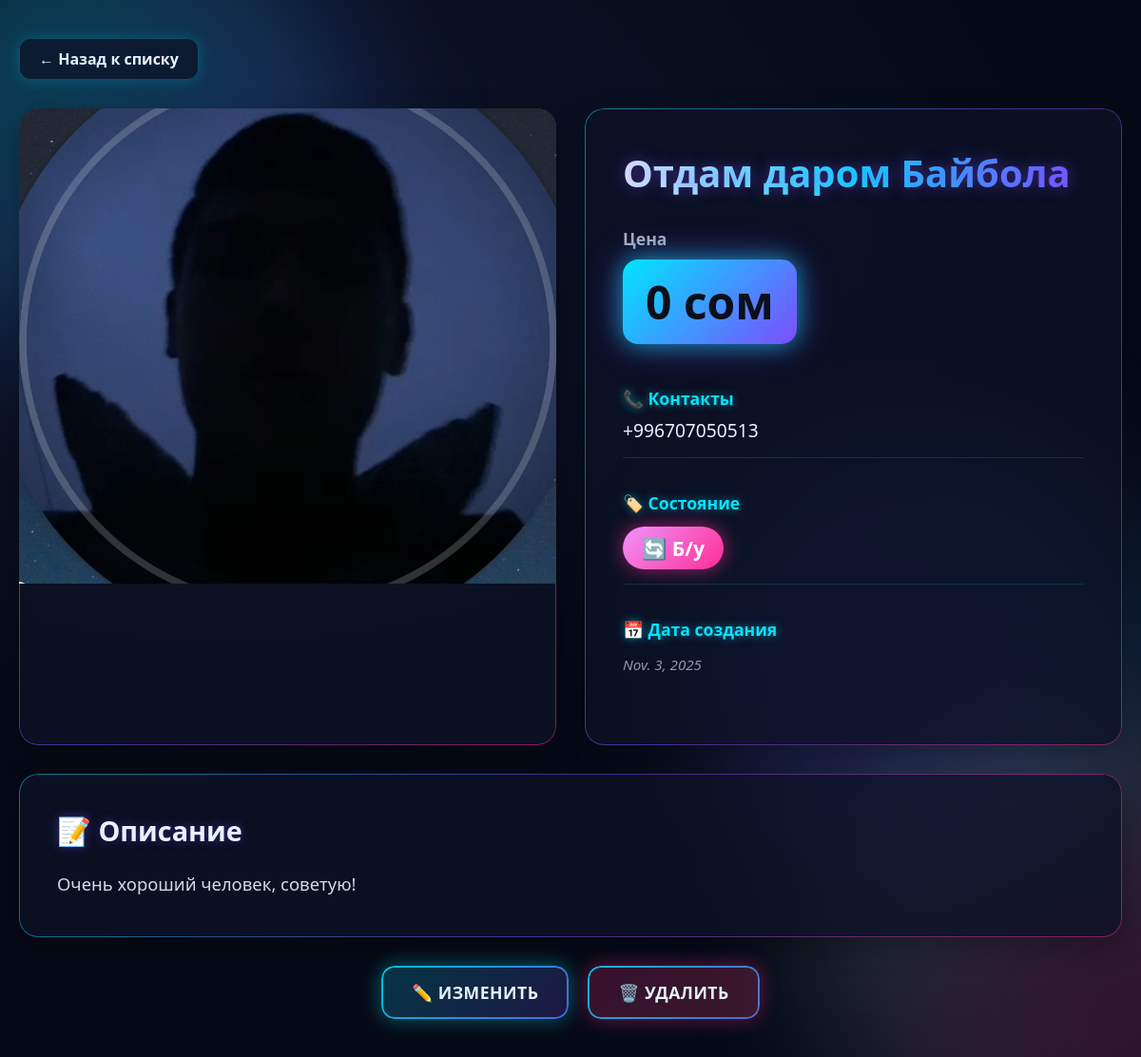
/1/, run on the app's committed database.
### lalafo_app/models.py (models this page shows, shortened)
class Product(models.Model):
    product_name = models.CharField(max_length=100)
    price = models.PositiveIntegerField()
    phone_number = PhoneNumberField()
    description = models.TextField()
    product_type = models.BooleanField()
    created_date = models.DateField(auto_now_add=True)
    image = models.ImageField(null=True, blank=True)

### lalafo_app/views.py (the view)
# urls.py: path('<int:pk>/', ProductDetailView.as_view(), name='product_detail'),
class ProductDetailView(DetailView):
    queryset = Product.objects.all()
    context_object_name = 'product'
    template_name = 'product_detail.html'

### lalafo_app/templates/product_detail.html (shortened to what this page needs)
<!DOCTYPE html>
<html lang="ru">
<head>
</head>
<body>
    <div class="bg">
        <div class="orb two"></div>
        <div class="orb three"></div>
    </div>
    <div class="container">
        <a href="{% url 'product_list' %}" class="back-link">
            ← Назад к списку
        </a>
        <div class="product-detail-container">
            <div class="product-image-section">
                <div class="image-container">
{% if product.image %}
                    <img src="{{ product.image.url }}" alt="{{ product.product_name }}">
{% else %}
                    <span class="no-image">📷 Нет фото</span>
{% endif %}
                </div>
            </div>
            <div class="product-info-section">
                <h1 class="product-name">{{ product.product_name }}</h1>
                <div class="price-section">
                    <div class="price-label">Цена</div>
                    <div class="price">{{ product.price }} сом</div>
                </div>
                <div class="info-item">
                    <div class="info-label">
                        📞 Контакты
                    </div>
                    <div class="info-value">{{ product.phone_number }}</div>
                </div>
                <div class="info-item">
                    <div class="info-label">
                        🏷️ Состояние
                    </div>
                    <div class="info-value">
{% if product.product_type %}
                        <span class="badge badge-new">✨ Новый</span>
{% else %}
                        <span class="badge badge-used">🔄 Б/у</span>
                        {% endif %}
                    </div>
                </div>
                <div class="info-item">
                    <div class="info-label">
                        📅 Дата создания
                    </div>
                    <div class="info-value date-info">{{ product.created_date }}</div>
                </div>
            </div>
        </div>
        {% if product.description %}
        <div class="description-section">
            <h2 class="description-title">📝 Описание</h2>
            <div class="description-text">{{ product.description }}</div>
        </div>
{% endif %}
        <div class="actions-section">
            <a href="{% url 'product_update' product.pk %}" class="action-btn btn-update">
                <span>✏️ Изменить</span>
            </a>
            <a href="{% url 'product_delete' product.pk %}" class="action-btn btn-delete">
                <span>🗑️ Удалить</span>
            </a>
        </div>
    </div>
</body>
</html>

### data on the page
Product: image (picture), product_name "Отдам даром Байбола", price "0", phone_number "+996707050513", created_date "Nov. 3, 2025", description "Очень хороший человек, советую!"
